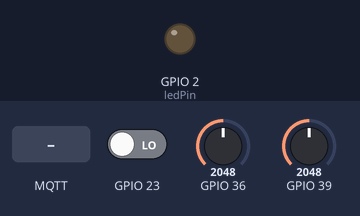
This sketch was run on a simulated ESP32. Shown: output pins drawn as LEDs (lit = HIGH). The test bench sets the inputs (shaded band); at power-on: GPIO 23 LOW, GPIO 36 = 2048, GPIO 39 = 2048. WiFi joins after 1.5 s; servers stay silent unless stated; no MQTT or app messages arrive unless stated; what the sketch prints to the serial monitor is not drawn.

Above: at 2.7 s.
2.8 s: MQTT message "on" arrives on the first subscribed topic
At 3.5 s:
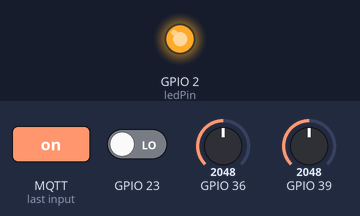
5.8 s: MQTT message "off" arrives on the first subscribed topic
At 7.0 s:
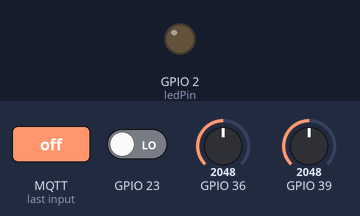
Timing chart, 0 to 8.8 s (numbered marks = the images above; inputs shaded):
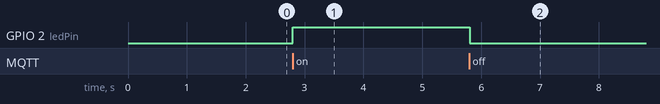

Measured:
- after the input at 2.8 s, GPIO 2 (ledPin): LOW → HIGH at once
- after the input at 5.8 s, GPIO 2 (ledPin): HIGH → LOW at once

The sketch:

MQTT_FINAL.ino
```cpp
/*********
  Rui Santos
  Complete project details at https://randomnerdtutorials.com
*********/

 #include <WiFi.h>
#include <PubSubClient.h>
//#include <Wire.h>


const char* ssid = "Ivan tamayo sub red";
const char* password = "1E7084C16CC3D";

// Add your MQTT Broker IP address, example:
//const char* mqtt_server = "192.168.0.25";
const char* mqtt_server = "192.168.0.25";

WiFiClient espClient;
PubSubClient client(espClient);
long lastMsg = 0;
char msg[50];
int value = 0;


float turbidez = 0;
float ph = 0;
float nivel = 0;


int sensorValue = 0;


int ledPin = 2;


int in_1=0;

void setup() {
  Serial.begin(115200);

  setup_wifi();
  client.setServer(mqtt_server, 1883);
  client.setCallback(callback);

  pinMode(ledPin, OUTPUT);
  pinMode(23  , INPUT);
}

void setup_wifi() {
  delay(10);
  // We start by connecting to a WiFi network
  Serial.println();
  Serial.print("Connecting to ");
  Serial.println(ssid);

  WiFi.begin(ssid, password);

  while (WiFi.status() != WL_CONNECTED) {
    delay(500);
    Serial.print(".");
  }

  Serial.println("");
  Serial.println("WiFi connected");
  Serial.println("IP address: ");
  Serial.println(WiFi.localIP());
}

void callback(char* topic, byte* message, unsigned int length) {
  Serial.print("Message arrived on topic: ");
  Serial.print(topic);
  Serial.print(". Message: ");
  String messageTemp;

  for (int i = 0; i < length; i++) {
    Serial.print((char)message[i]);
    messageTemp += (char)message[i];
  }
  Serial.println();


  if (String(topic) == "esp32/output") {
    Serial.print("Changing output to ");
    if(messageTemp == "on"){
      Serial.println("on");
      digitalWrite(ledPin, HIGH);
    }
    else if(messageTemp == "off"){
      Serial.println("off");
      digitalWrite(ledPin, LOW);
    }
  }

}


void reconnect() {
  // Loop until we're reconnected
  while (!client.connected()) {
    Serial.print("Attempting MQTT connection...");
    // Attempt to connect
    if (client.connect("ESP8266Client")) {
      Serial.println("connected");
      // Subscribe
      client.subscribe("esp32/output");
    } else {
      Serial.print("failed, rc=");
      Serial.print(client.state());
      Serial.println(" try again in 5 seconds");
      // Wait 5 seconds before retrying
      delay(5000);
    }
  }
}
void loop() {

     turbidez = analogRead(36);
     ph=analogRead(39);
     //nivel=analogRead(34);


  in_1=digitalRead(23);


  if (!client.connected()) {
    reconnect();
  }
  client.loop();


  long now = millis();
  if (now - lastMsg > 5000) {
    lastMsg = now;


    char turbString[8];
    dtostrf(turbidez, 1, 2, turbString);
    Serial.print("Turbidez: ");
    Serial.println(turbString);
    client.publish("monitoreoagua/sensores/turbidez", turbString);


//   ph sensor;


    // Convert the value to a char array
    char phString[8];
    dtostrf(ph, 1, 2, phString);
    Serial.print("ph: ");
    Serial.println(phString);
    client.publish("monitoreoagua/sensores/ph", phString);
    //Serial.println(sensorValue);


//   nivel sensor;


    // Convert the value to a char array
    char nivelString[8];
    dtostrf(in_1, 1, 2, nivelString);
    Serial.print("nivel: ");
    Serial.println(nivelString);
    client.publish("monitoreoagua/sensores/nivel", nivelString);
    //Serial.println(sensorValue);


  }
}
```
